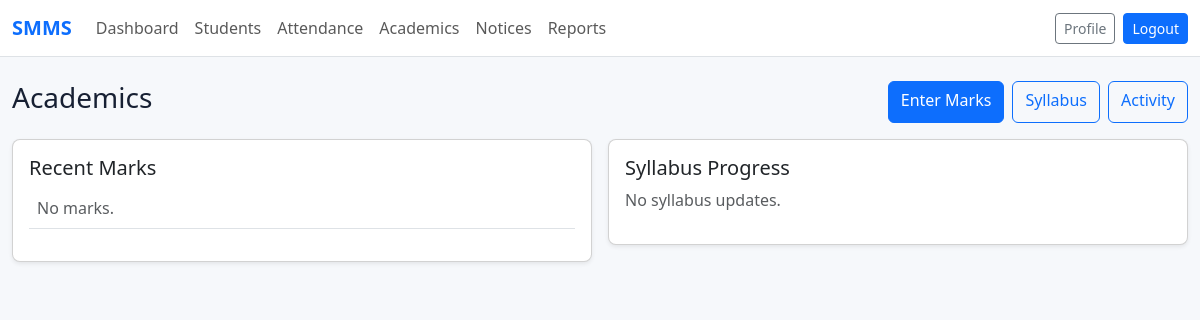
The page /academics/ (signed in) on the database as committed earlier.
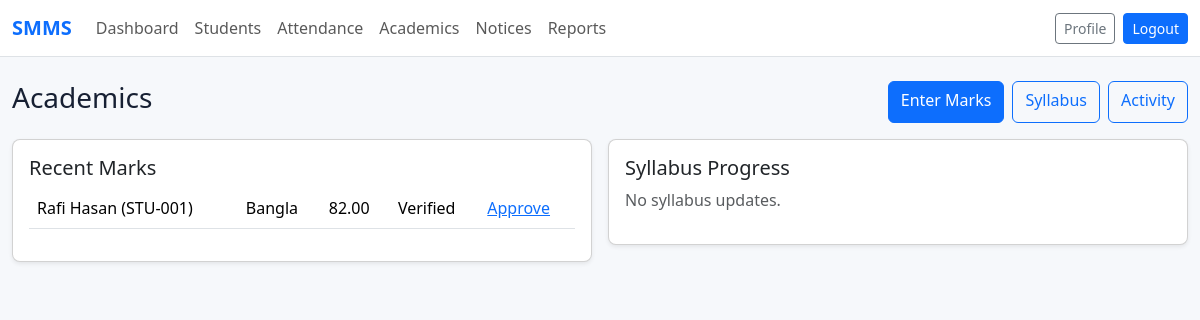
The same page on the database as committed later.
### academics/models.py (models this page shows, shortened)
class Mark(models.Model):
    PENDING = "Pending"
    VERIFIED = "Verified"
    REJECTED = "Rejected"
    STATUS_CHOICES = [(PENDING, "Pending"), (VERIFIED, "Verified"), (REJECTED, "Rejected")]
    student = models.ForeignKey("students.Student", on_delete=models.CASCADE, related_name="marks")
    subject = models.ForeignKey("schools.Subject", on_delete=models.CASCADE, related_name="marks")
    exam = models.ForeignKey(Exam, on_delete=models.CASCADE, related_name="marks")
    written = models.DecimalField(max_digits=5, decimal_places=2, default=0)
    oral = models.DecimalField(max_digits=5, decimal_places=2, default=0)
    practical = models.DecimalField(max_digits=5, decimal_places=2, default=0)
    total = models.DecimalField(max_digits=5, decimal_places=2, default=0)
    grade = models.ForeignKey(Grade, on_delete=models.SET_NULL, null=True, blank=True, related_name="marks")
    rank = models.PositiveIntegerField(null=True, blank=True)
    submitted_by = models.ForeignKey(settings.AUTH_USER_MODEL, on_delete=models.PROTECT, related_name="marks_submitted")
    verification_status = models.CharField(max_length=20, choices=STATUS_CHOICES, default=PENDING)
    verified_by = models.ForeignKey(
        settings.AUTH_USER_MODEL,
        on_delete=models.SET_NULL,
        null=True,
        blank=True,
        related_name="marks_verified",
    )
    verified_at = models.DateTimeField(null=True, blank=True)
    created_at = models.DateTimeField(auto_now_add=True)
    class Meta:
        ordering = ["exam", "subject", "-total"]
        unique_together = ("student", "subject", "exam")

### students/models.py (models this page shows, shortened)
class Student(models.Model):
    user = models.OneToOneField(settings.AUTH_USER_MODEL, on_delete=models.SET_NULL, null=True, blank=True, related_name="student_record")
    student_id = models.CharField(max_length=40, unique=True)
    name = models.CharField(max_length=120)
    date_of_birth = models.DateField(null=True, blank=True)
    gender = models.CharField(max_length=20, blank=True)
    school = models.ForeignKey("schools.School", on_delete=models.CASCADE, related_name="students")
    guardian = models.ForeignKey(Guardian, on_delete=models.SET_NULL, null=True, blank=True, related_name="students")
    admission_date = models.DateField(null=True, blank=True)
    photo = models.ImageField(upload_to="students/photos/", blank=True)
    birth_certificate = models.FileField(upload_to="students/documents/", blank=True)
    is_active = models.BooleanField(default=True)
    class Meta:
        ordering = ["name"]
    def __str__(self):
        return f"{self.name} ({self.student_id})"

### schools/models.py (models this page shows)
class Subject(models.Model):
    school = models.ForeignKey(School, on_delete=models.CASCADE, related_name="subjects")
    name = models.CharField(max_length=100)
    code = models.CharField(max_length=30)
    teachers = models.ManyToManyField(settings.AUTH_USER_MODEL, blank=True, related_name="subjects_taught")
    classrooms = models.ManyToManyField(ClassRoom, blank=True, related_name="subjects")
    class Meta:
        ordering = ["name"]
        unique_together = ("school", "code")
    def __str__(self):
        return self.name

### academics/views.py (the view)
# urls.py: path("", views.academic_home, name="home"),
@role_required("Teacher", "HeadTeacher", "Admin", "UEO")
def academic_home(request):
    context = {
        "marks": Mark.objects.select_related("student", "subject", "exam")[:20],
        "syllabus": SyllabusProgress.objects.select_related("subject", "classroom")[:20],
        "activities": ClassActivity.objects.select_related("classroom", "subject")[:20],
    }
    return render(request, "academics/home.html", context)

### templates/academics/home.html
{% extends "smms/base.html" %}
{% block content %}
<div class="d-flex justify-content-between mb-3"><h1 class="h3">Academics</h1><div class="d-flex gap-2"><a class="btn btn-primary" href="{% url 'academics:mark-create' %}">Enter Marks</a><a class="btn btn-outline-primary" href="{% url 'academics:syllabus-create' %}">Syllabus</a><a class="btn btn-outline-primary" href="{% url 'academics:activity-create' %}">Activity</a></div></div>
<div class="row g-3">
  <div class="col-lg-6"><div class="card shadow-sm"><div class="card-body"><h2 class="h5">Recent Marks</h2><table class="table"><tbody>{% for mark in marks %}<tr><td>{{ mark.student }}</td><td>{{ mark.subject }}</td><td>{{ mark.total }}</td><td>{{ mark.verification_status }}</td><td><a href="{% url 'academics:mark-verify' mark.pk 'approve' %}">Approve</a></td></tr>{% empty %}<tr><td class="text-muted">No marks.</td></tr>{% endfor %}</tbody></table></div></div></div>
  <div class="col-lg-6"><div class="card shadow-sm"><div class="card-body"><h2 class="h5">Syllabus Progress</h2>{% for item in syllabus %}<div class="mb-3"><div class="d-flex justify-content-between"><span>{{ item.chapter }}</span><span>{{ item.progress_percent }}%</span></div><div class="progress"><div class="progress-bar {% if item.is_delayed %}bg-warning{% endif %}" style="width: {{ item.progress_percent }}%"></div></div></div>{% empty %}<p class="text-muted">No syllabus updates.</p>{% endfor %}</div></div></div>
</div>
{% endblock %}

Rows that differ between the two databases and show on the page:
added Mark: student "Rafi Hasan (STU-001)", subject "Bangla", total "82.00", verification_status "Verified"
Other text that changed with them:
text no longer shown: "No marks."
